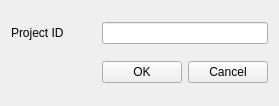
<?xml version="1.0" encoding="UTF-8"?>
<ui version="4.0">
 <class>MenuProjectReap</class>
 <widget class="QWidget" name="MenuProjectReap">
  <property name="geometry">
   <rect>
    <x>0</x>
    <y>0</y>
    <width>279</width>
    <height>106</height>
   </rect>
  </property>
  <property name="windowTitle">
   <string>Rapuma - REAP Project</string>
  </property>
  <layout class="QGridLayout" name="gridLayout">
   <item row="1" column="2">
    <widget class="QPushButton" name="pushButtonCancel">
     <property name="text">
      <string>Cancel</string>
     </property>
    </widget>
   </item>
   <item row="1" column="1">
    <widget class="QPushButton" name="pushButtonOk">
     <property name="toolTip">
      <string>Create a template from the selected project</string>
     </property>
     <property name="text">
      <string>OK</string>
     </property>
    </widget>
   </item>
   <item row="0" column="1" colspan="2">
    <widget class="QLineEdit" name="lineEditPid">
     <property name="toolTip">
      <string>ID of the project to be removed</string>
     </property>
    </widget>
   </item>
   <item row="1" column="0">
    <spacer name="horizontalSpacer">
     <property name="orientation">
      <enum>Qt::Horizontal</enum>
     </property>
     <property name="sizeHint" stdset="0">
      <size>
       <width>40</width>
       <height>20</height>
      </size>
     </property>
    </spacer>
   </item>
   <item row="0" column="0">
    <widget class="QLabel" name="labelPid">
     <property name="text">
      <string>Project ID</string>
     </property>
    </widget>
   </item>
  </layout>
 </widget>
 <resources/>
 <connections>
  <connection>
   <sender>pushButtonCancel</sender>
   <signal>clicked(bool)</signal>
   <receiver>MenuProjectReap</receiver>
   <slot>close()</slot>
   <hints>
    <hint type="sourcelabel">
     <x>269</x>
     <y>86</y>
    </hint>
    <hint type="destinationlabel">
     <x>280</x>
     <y>192</y>
    </hint>
   </hints>
  </connection>
  <connection>
   <sender>pushButtonOk</sender>
   <signal>clicked()</signal>
   <receiver>MenuProjectReap</receiver>
   <slot>setupUi()</slot>
   <hints>
    <hint type="sourcelabel">
     <x>178</x>
     <y>86</y>
    </hint>
    <hint type="destinationlabel">
     <x>37</x>
     <y>155</y>
    </hint>
   </hints>
  </connection>
 </connections>
 <slots>
  <slot>setupUi()</slot>
 </slots>
</ui>
